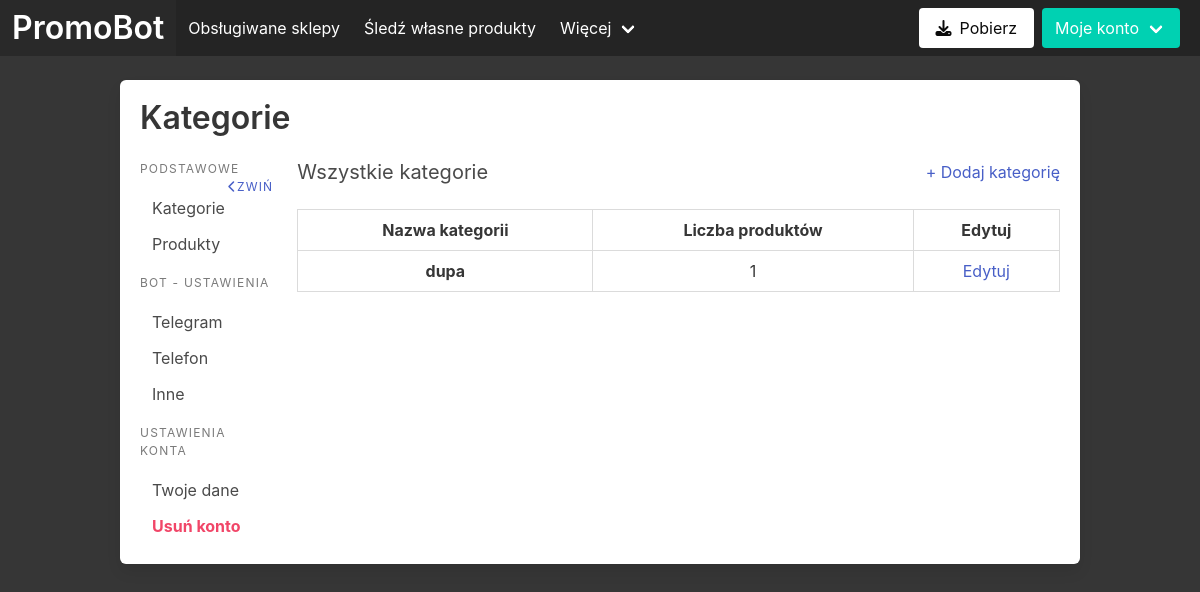
Page /moje-konto/kategorie (signed in) on the earlier database version.
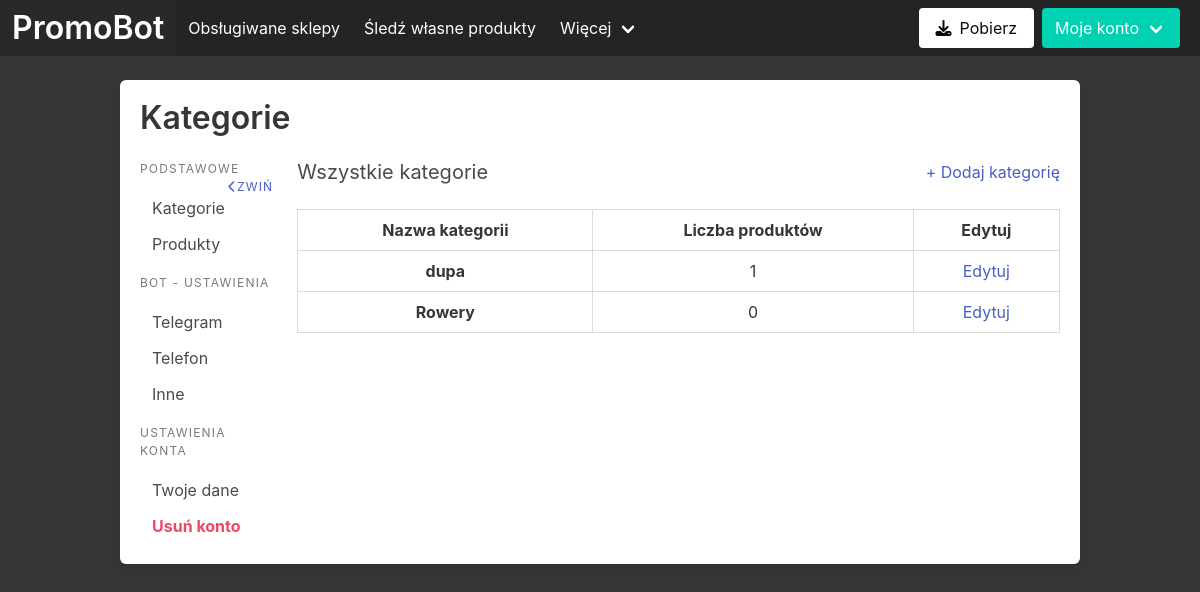
Same page on the later database version.
### priceBot/models.py (models this page shows)
class Category(models.Model):
    user = models.ForeignKey(User, on_delete=models.CASCADE)
    category_name = models.CharField(max_length=60)

### priceBot/views.py (the view, shortened to what this page needs)
# urls.py: path('moje-konto/kategorie', views.categories_account, name='categories_account'),
def categories_account(request):
    if not request.user.is_authenticated:
        return redirect("homepage")
    categories = [
        {
            "id": category.id,
            "name": category.category_name,
            "products_count": len(Product.objects.filter(category=category, user=request.user))
        } for category in Category.objects.filter(user=request.user)
    ]
    context = {
        "categories": categories
    }
    print(categories)
    return render(request, 'account/categories.html', context=context)

### templates/account/categories.html (shortened to what this page needs)
{% extends 'account/base.html' %}
{% block title2 %}
    <h1 class="title">Kategorie</h1>
{% endblock title2 %}
{% block main-column %}
<div class="is-flex is-justify-content-space-between">
    <h1 class="subtitle categories-title">Wszystkie kategorie</h1>
    <a class="add-category">+ Dodaj kategorię</a>
</div>
  <table class="table is-bordered categories is-fullwidth">
    <tbody>
      <thead>
        <th class="has-text-centered">Nazwa kategorii</th>
        <th class="has-text-centered">Liczba produktów</th>
        <th class="has-text-centered">Edytuj</th>
      </thead>
      {% for category in categories %}
      <tr class="has-text-centered">
        <th class="has-text-centered">{{ category.name }}</th>
        <td class="has-text-centered">{{ category.products_count }}</td>
        <td class="has-text-centered"><a href="{% url 'category_edit' category.id %}">Edytuj</a></td>
      </tr>
      {% endfor %}
    </tbody>
</table>
{% endblock main-column %}

Differences in the rows shown:
added Category: name "Rowery"
Other differences:
new list line: "0 Edytuj"
